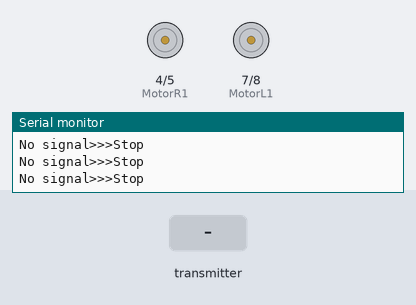
A sketch run on a simulated Arduino Uno, built with avr-gcc and run on an emulated ATmega328P. Parts: motor-driver pin pairs drawn as motors (green arrow = first pin HIGH = forward, orange = second pin HIGH = backward, longer = more drive, scaled by the enable pin), the last lines printed to the serial monitor. Inputs (shaded band) come from the test bench. No radio packets arrive unless stated.

Above: at 1.2 s.
1.3 s: the transmitter starts sending received_data.0 = 0
At 1.8 s:
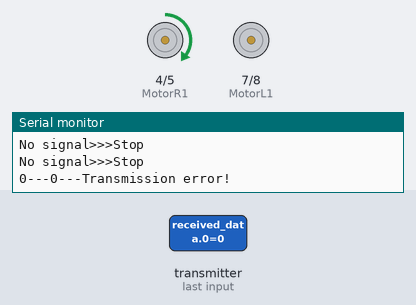
4.3 s: the transmitter starts sending received_data.1 = 64
6.2 s: the transmitter starts sending received_data.0 = 64
At 7.6 s:
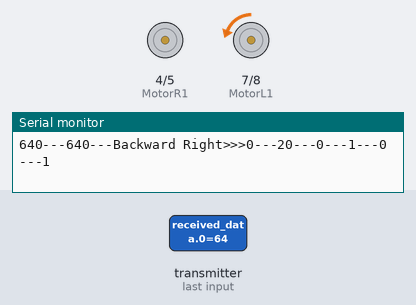
7.9 s: the transmitter starts sending received_data.1 = 0
At 8.8 s:
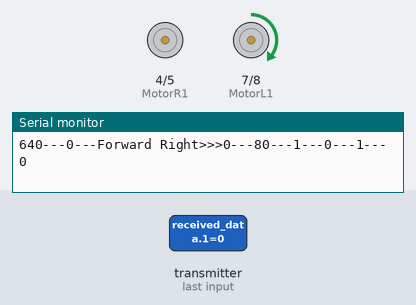
9.5 s: the transmitter starts sending received_data.1 = 128
At 10.8 s:
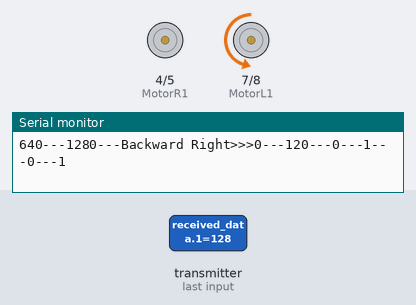
11.1 s: the transmitter starts sending received_data.0 = 0
At 12.2 s:
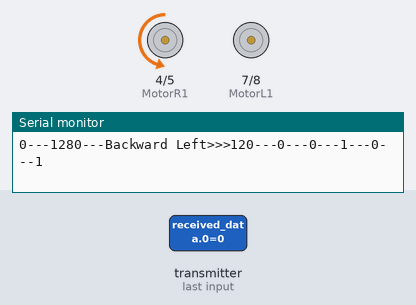
Timing chart, 0 to 13.7 s (numbered marks = the images above; inputs shaded):
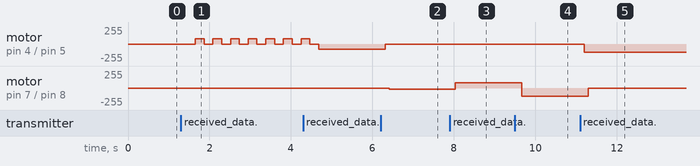

The sketch:

Rx_2CH_robot_V13_NANO_for_remote_NANO_V2_public2.ino
```cpp
// (licence header left out)
#include <Servo.h>
#include <SPI.h>
#include "nRF24L01.h"
#include "RF24.h"

RF24 radio(9,10);

const uint64_t pipes[2] = { 0xF0F0F0F0E1LL, 0xF0F0F0F0D2LL };//2 pipes communication
uint8_t received_data[5];
uint8_t num_received_data = sizeof(received_data);

//Right Motor
const int enableR = 3;
const int MotorR1 = 4;
const int MotorR2 = 5;

//Left Motor
const int enableL = 6;
const int MotorL1 = 7;
const int MotorL2 = 8;

int enableRval ;
int enableLval ;
int MotorR1val ;
int MotorR2val ;
int MotorL1val ;
int MotorL2val ;

int MotorRspeed ;
int MotorLspeed ;

int Motorspeed = 80 ;// Variable motors speed Setup from 0 to 255
/////////////////////////////////////////////////////////
int LXaxis_Val ;
int LYaxis_Val ;

/////////////////////////////////////////////////////////

void setup(void)
{

  Serial.begin(115200);

  pinMode (enableR, OUTPUT);
  pinMode (MotorR1, OUTPUT);
  pinMode (MotorR2, OUTPUT);

  pinMode (enableL, OUTPUT);
  pinMode (MotorL1, OUTPUT);
  pinMode (MotorL2, OUTPUT);

  digitalWrite(enableR , HIGH);
  digitalWrite(enableL , HIGH);
//////////////////////////////////////////////////////////////////////

  radio.begin();
  radio.setRetries(15,15);
  radio.openReadingPipe(1,pipes[1]);
  radio.startListening();
  radio.printDetails();
  radio.openWritingPipe(pipes[1]);
  radio.openReadingPipe(1,pipes[0]);
  radio.startListening();

}//void setup

void loop(void)
{

///////////////////////////////Radio reading///////////////////////////////////////////////////////
  if ( radio.available() )
  {
    bool done = false;
    while (!done)
    {
      done = radio.read(&received_data, num_received_data);
      delay(10);//increase delay for longer data
    }// while (!done)

    Serial.print (LXaxis_Val);
    Serial.print ("---");
    Serial.print (LYaxis_Val);
    Serial.print ("---");

    radio.stopListening();

    radio.startListening();

/**************************************************************Transmission error*********************************************************************/
if ((LXaxis_Val == 0 && LYaxis_Val == 0 )||(LXaxis_Val == 255 && LYaxis_Val == 255 )) // radio error
  {

      MotorRspeed = 0;
      MotorLspeed = 0;

      MotorR1val = 0;//off
      MotorR2val = 0;
      MotorL1val = 0;
      MotorL2val = 0;

      Engine();
      Serial.print("Transmission error!");
  }
/**************************************************************Left X axis*********************************************************************/
    LXaxis_Val = received_data[0];
    delay(10);
    LXaxis_Val = LXaxis_Val*10;//scale back

/**************************************************************Left Y axis*********************************************************************/
    LYaxis_Val = received_data[1];
    delay(10);
    LYaxis_Val = LYaxis_Val *10;//scale back

/*************************************************************Stopping***************************************************************/

      if (LXaxis_Val >= 490  && LXaxis_Val <= 525 && LYaxis_Val >= 490  && LYaxis_Val <= 510 )//Y-stick nutral + X-stick neutral
     {

      MotorRspeed = 0;
      MotorLspeed = 0;

      MotorR1val = 0;//off
      MotorR2val = 0;
      MotorL1val = 0;
      MotorL2val = 0;

      Engine();
      Serial.print("Stop");
     }

/*************************************************************Straight Forward***************************************************************/

     if (  LYaxis_Val >= 0   &&   LYaxis_Val < 490 && LXaxis_Val < 525  &&  LXaxis_Val > 490 )//Move Y-stick forward + X-stick neutral
     {
    //Neutral position 490 -- 520
     MotorRspeed =  map(LYaxis_Val,510,0,0,Motorspeed);

     MotorLspeed =  MotorRspeed;

      MotorR1val = 1;
      MotorR2val = 0;
      MotorL1val = 1;
      MotorL2val = 0;
      Engine();
      delay (20);
      Serial.print("Forward");
     }

/*************************************************************Straight Backward***************************************************************/

  if (   LYaxis_Val > 515 &&  LXaxis_Val <= 520   &&  LXaxis_Val >= 490  )//Move Y-stick backward + X-stick neutral
   {

     MotorRspeed = map(LYaxis_Val,510,1020,0,Motorspeed);

     MotorLspeed = MotorRspeed;

      MotorR1val = 0;
      MotorR2val = 1;
      MotorL1val = 0;
      MotorL2val = 1;
      Engine();
      Serial.print("Backward");
   }

 /********************************************************************Forward Right Direction***************************************************************/

  if (LYaxis_Val < 490 && LXaxis_Val > 520 )//Move Y-stick forward + X-stick right
     {

     MotorRspeed = 0;

     MotorLspeed = map(LYaxis_Val,0,510,Motorspeed,0);

      MotorR1val = 1;
      MotorR2val = 0;
      MotorL1val = 1;
      MotorL2val = 0;
      Engine();
      Serial.print("Forward Right");
     }
/********************************************************************Forward Left Direction***************************************************************/

  if ( LYaxis_Val >= 0 &&  LYaxis_Val < 490 && LXaxis_Val >= 0 && LXaxis_Val < 490 )//Move Y-stick forward + X-stick left
     {

     MotorRspeed = map(LYaxis_Val,0,500,Motorspeed,0);

     MotorLspeed = 0;

      MotorR1val = 1;
      MotorR2val = 0;
      MotorL1val = 1;
      MotorL2val = 0;
      Engine();
      Serial.print("Forward Left");
     }
/********************************************************************Backward Right Direction***************************************************************/

   if (LYaxis_Val > 510 && LXaxis_Val > 520 )//Move Y-stick forward + X-stick right
     {

     MotorRspeed = 0;

     MotorLspeed = map(LYaxis_Val,510,1020,0,Motorspeed);

      MotorR1val = 0;
      MotorR2val = 1;
      MotorL1val = 0;
      MotorL2val = 1;
      Engine();
      Serial.print("Backward Right");
     }

/************************************************Backward Left Direction***************************************************************/

  if (LYaxis_Val > 510 && LXaxis_Val < 490 && LXaxis_Val < 520)//Move Y-stick backward + X-stick left
     {

     MotorRspeed = map(LYaxis_Val,500,1020,0,Motorspeed);

     MotorLspeed = 0;

      MotorR1val = 0;
      MotorR2val = 1;
      MotorL1val = 0;
      MotorL2val = 1;
      Engine();
      Serial.print("Backward Left");
     }

/*************************************************************Rotate Right***************************************************************/
   if ( LYaxis_Val > 490 && LYaxis_Val < 520 && LXaxis_Val > 535)//Move Y-stick neutral + X-stick right
   {

     MotorRspeed = map(LXaxis_Val,510,1020,0,Motorspeed);

     MotorLspeed = MotorRspeed;

      MotorR1val = 0;
      MotorR2val = 1;
      MotorL1val = 1;
      MotorL2val = 0;
      Engine();
      Serial.print("Rotate Right");
   }

/*************************************************************Rotate Left***************************************************************/

   if ( LYaxis_Val > 490 && LYaxis_Val < 520 && LXaxis_Val < 495)//Move Y-stick nutral + X-stick right
   {

     MotorRspeed = map(LXaxis_Val,0,510,Motorspeed,0);

     MotorLspeed = MotorRspeed;

      MotorR1val = 1;
      MotorR2val = 0;
      MotorL1val = 0;
      MotorL2val = 1;
      Engine();
      Serial.print("Rotate Left");
   }

/////////////////////////////////////////////Serial Print///////////////////////////////////////////////////////////////////////////

    Serial.print (">>>");
    Serial.print(MotorRspeed);
    Serial.print ("---");
    Serial.print(MotorLspeed);
    Serial.print ("---");
    Serial.print(MotorR1val);
    Serial.print ("---");
    Serial.print(MotorR2val);
    Serial.print ("---");
    Serial.print(MotorL1val);
    Serial.print ("---");
    Serial.println(MotorL2val);

  }// if ( radio.available() )

  else //No signal condition for safety
  {

   Serial.println ("No signal>>>Stop");
   MotorRspeed = 0;
   MotorLspeed = 0;
   MotorR1val = 0;
   MotorR2val = 0;
   MotorL1val = 0;
   MotorL2val = 0;
   Engine();

  }

}//void loop(void)

/*****************Driving motor *********************************************************************/

void Engine() {
//Right Motor
  analogWrite(enableR , MotorRspeed);
  digitalWrite (MotorR1,MotorR1val);
  digitalWrite (MotorR2,MotorR2val);
  delay (100);
 //Left Motor
  analogWrite(enableL , MotorLspeed);
  digitalWrite (MotorL1,MotorL1val);
  digitalWrite (MotorL2,MotorL2val);
  delay (100);
}
```

Measured:
- after the input at 1.3 s, motor on pin 4 (MotorR1) / pin 5 (MotorR2): alternates forward 80/255 for 0.21 s and stopped for 0.22 s, starting after 0.35 s
- after the input at 6.2 s, motor on pin 4 (MotorR1) / pin 5 (MotorR2): backward 80/255 → stopped after 0.11 s; motor on pin 7 (MotorL1) / pin 8 (MotorL2): stopped → backward 20/255 after 0.21 s
- after the input at 7.9 s, motor on pin 7 (MotorL1) / pin 8 (MotorL2): backward 20/255 → forward 80/255 after 0.14 s
- after the input at 9.5 s, motor on pin 7 (MotorL1) / pin 8 (MotorL2): forward 80/255 → backward 120/255 after 0.17 s
- after the input at 11.1 s, motor on pin 4 (MotorR1) / pin 5 (MotorR2): stopped → backward 120/255 after 0.10 s; motor on pin 7 (MotorL1) / pin 8 (MotorL2): backward 120/255 → stopped after 0.20 s
